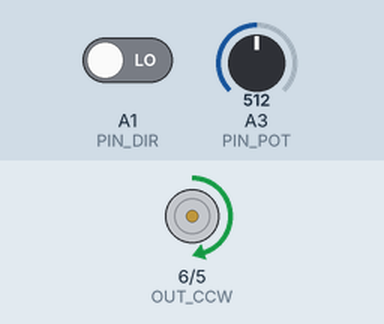
Bench run of a sketch on a simulated Arduino Nano, built with avr-gcc and run on an emulated ATmega328P. Shown: motor-driver pin pairs drawn as motors (green arrow = first pin HIGH = forward, orange = second pin HIGH = backward, longer = more drive). Inputs (shaded band) come from the test bench; at power-on: A3 (PIN_POT) = 512, A1 (PIN_DIR) LOW.

Above: at 1.2 s.
1.3 s: A3 (PIN_POT) set to 122
At 1.67 s:
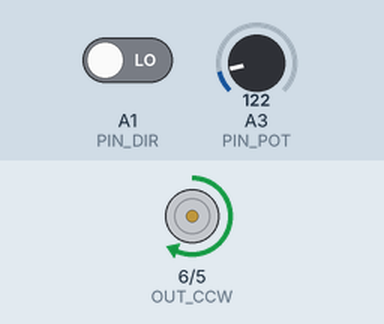
At 3.4 s:
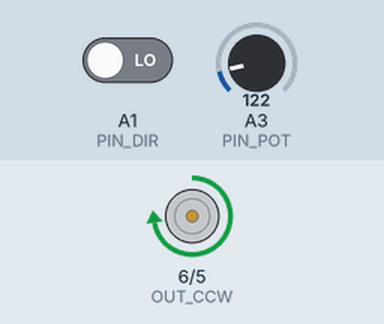
3.7 s: A1 (PIN_DIR) driven HIGH
At 10.07 s:
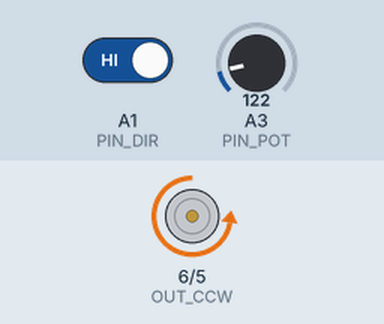
Timing chart, 0 to 15.7 s (numbered marks = the images above; inputs shaded):
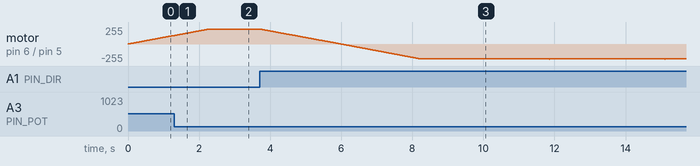

The sketch:

nano_driver.ino
```cpp
/* Arduino IDE 1.8.15 */

#define PIN_POT   A3
#define PIN_DIR   A1
#define OUT_CW    5
#define OUT_CCW   6

//#define DEBUG

int cpt = 0;

long in_speed = 0;
long command = 0;

void setup(void)
{
#ifdef DEBUG
  Serial.begin(115200);
#endif //DEBUG

  pinMode(PIN_POT, INPUT);
  pinMode(PIN_DIR, INPUT);
  pinMode(OUT_CW, OUTPUT);
  pinMode(OUT_CCW, OUTPUT);

  //https://www.etechnophiles.com/how-to-change-the-pwm-frequency-of-arduino-nano/
  TCCR0B = TCCR0B & B11111000 | B00000010; // for PWM frequency of 7812.50 Hz

  /* Timer 1 interrupt init */
  /* https://batchloaf.wordpress.com/2022/04/04/arduino-nano-timer-1-interrupt-example-for-100-hz-sampling/ */
  cli(); // disable interrupts during setup
  // F_clock = 16MHz, prescaler = 64, Fs = 100 Hz
  TCCR1A = 0;
  TCCR1B = 1<<WGM12 | 0<<CS12 | 1<<CS11 | 1<<CS10;
  TCNT1 = 0;          // reset Timer 1 counter
  // OCR1A = ((F_clock / prescaler) / Fs) - 1 = 2499
  OCR1A = 2499;       // Set sampling frequency Fs = 100 Hz
  TIMSK1 = 1<<OCIE1A; // Enable Timer 1 interrupt
  sei(); // re-enable interrupts
}

void loop(void)
{
  /* reversing the value */
  in_speed = 1023 - analogRead(PIN_POT);
  /* scale 0-1023 => 0-255 */
  in_speed = (in_speed * 255) / 1023;

  /* signing the speed */
  if(digitalRead(PIN_DIR))
  {
    in_speed = - in_speed;
  }

  /* Activating the motor */
  if(command > 0)
  {
    analogWrite(OUT_CW, 0);
    analogWrite(OUT_CCW, abs(command));
  }
  else
  {
    analogWrite(OUT_CCW, 0);
    analogWrite(OUT_CW, abs(command));
  }

#ifdef DEBUG
  //Serial.println(in_speed);
#endif //DEBUG
}

/* Timer 1 interrupt every 10ms */
ISR(TIMER1_COMPA_vect)
{
  /* Only incrementing 1 every 10ms */
  if(in_speed > command)
  {
    command ++;
  }
  else if(in_speed < command)
  {
    command --;
  }
  /* if command = in_speed, no need to change */


#ifdef DEBUG
  cpt ++;
  if(cpt >= 100)
  {
    cpt = 0;
    /* divided by 8 because millis is impacted by TCCR0B */
    //Serial.println(millis()/8);
  }
  Serial.println(command);
#endif //DEBUG
}
```

Measured:
- after the input at 1.3 s, motor on pin 6 (OUT_CCW) / pin 5 (OUT_CW): moves from forward 127/255 to forward 224/255 over 0.96 s, starting at once
